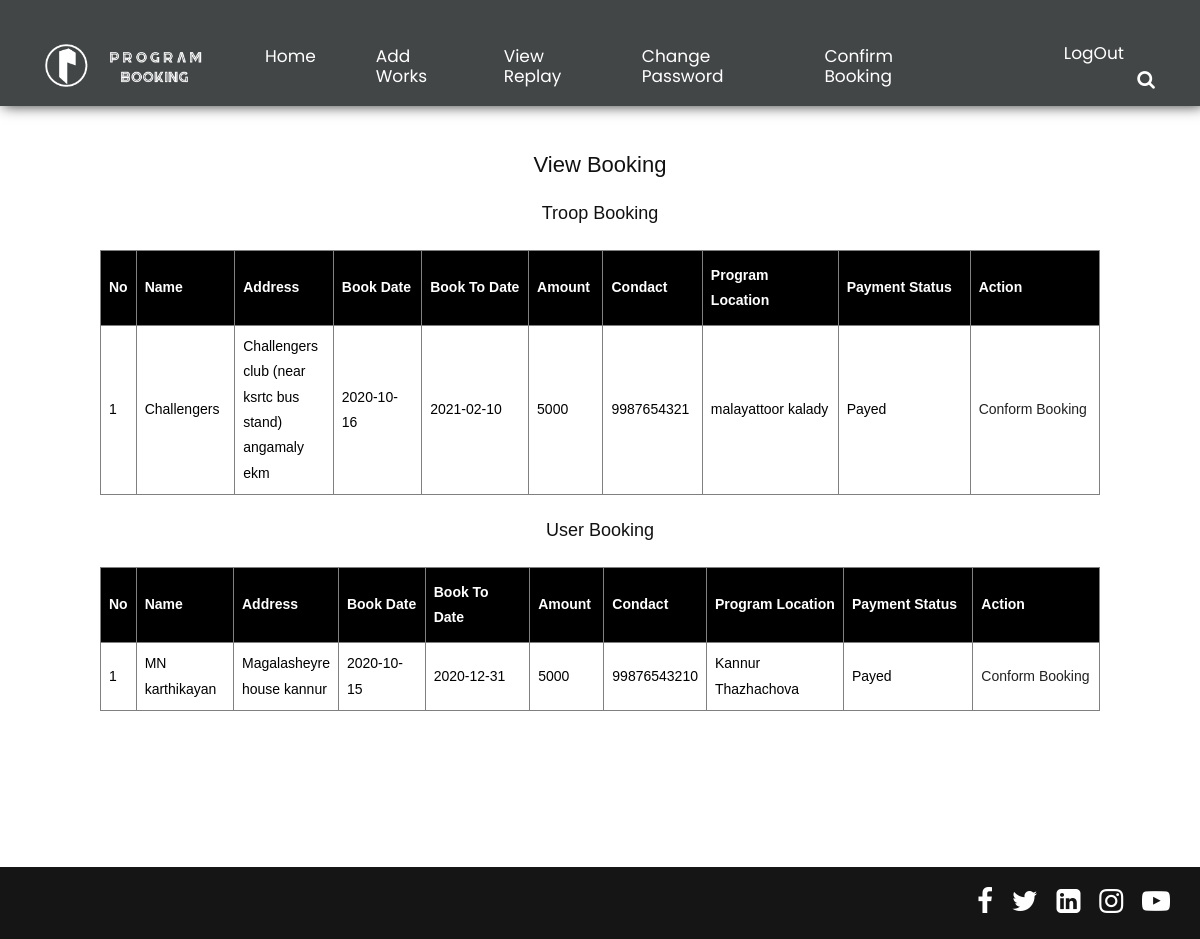
/Program-Booking/Artist/ViewBooking.php (signed in), run on the app's committed database.
### tables this page shows
CREATE TABLE `tbl_artistbook` (
  `arbook_id` int(50) NOT NULL auto_increment,
  `artist_id` int(50) NOT NULL,
  `troup_id` int(50) NOT NULL,
  `user_id` int(11) NOT NULL,
  `artistbook_date` date NOT NULL,
  `artistbook_todate` date NOT NULL,
  `arbook_totalamt` varchar(50) NOT NULL,
  `arbook_status` int(50) NOT NULL,
  `condact` varchar(50) NOT NULL,
  `pgm_loc` varchar(50) NOT NULL,
  `arbook_paystatus` int(11) NOT NULL,
  PRIMARY KEY  (`arbook_id`)
);

CREATE TABLE `tbl_troop` (
  `troop_id` int(50) NOT NULL auto_increment,
  `troop_name` varchar(50) NOT NULL,
  `troop_condact` varchar(50) NOT NULL,
  `troop_email` varchar(50) NOT NULL,
  `troop_address` varchar(500) NOT NULL,
  `troop_image` varchar(50) NOT NULL,
  `troop_proof` varchar(50) NOT NULL,
  `place_id` int(50) NOT NULL,
  `troop_usname` varchar(50) NOT NULL,
  `troop_password` varchar(50) NOT NULL,
  `troop_repassword` varchar(50) NOT NULL,
  `troop_status` int(11) NOT NULL,
  PRIMARY KEY  (`troop_id`)
);

CREATE TABLE `tbl_user` (
  `user_id` int(50) NOT NULL auto_increment,
  `us_name` varchar(50) NOT NULL,
  `user_condact` varchar(50) NOT NULL,
  `user_email` varchar(50) NOT NULL,
  `user_address` varchar(500) NOT NULL,
  `user_name` varchar(50) NOT NULL,
  `user_password` varchar(50) NOT NULL,
  `user_repassword` varchar(50) NOT NULL,
  PRIMARY KEY  (`user_id`)
);

### Program-Booking/Artist/ViewBooking.php (the view, shortened to what this page needs)
<!DOCTYPE html PUBLIC "-//W3C//DTD XHTML 1.0 Transitional//EN" "http://www.w3.org/TR/xhtml1/DTD/xhtml1-transitional.dtd">
<html xmlns="http://www.w3.org/1999/xhtml">
<head>
<?php include("Template/Header.php") ?>
</head>
<div class="main_form"  align="center" id="tab">
<br><br><br><br><br><br>
<h2>View Booking</h2>
<br>
<body>
<form id="request" name="form1" method="post" action="">
<table width="1000" border="1">
<h3>Troop Booking</h3>
<br>
  <tr>
    <th width="30">No</th>
    <th width="101">Name</th>
    <th width="101">Address</th>
    <th width="101">Book Date</th>
    <th width="126">Book To Date</th>
    <th width="76">Amount</th>
    <th width="101">Condact </th>
    <th width="152">Program Location</th>
    <th width="152">Payment Status</th>
    <th width="150">Action</th>
  </tr>
  <?php
  $sel="select * from tbl_artistbook a inner join tbl_troop t on t.troop_id=a.troup_id where artist_id='".$_SESSION['artistid']."' and arbook_status=0";
  $data=mysql_query($sel);
  $i=0;
  while($row=mysql_fetch_array($data))
  {
	  $i=$i+1;
  ?>
  <tr>
    <td><?php echo $i ?></td>
    <td><?php echo $row["troop_name"] ?></td>
    <td><?php echo $row["troop_address"] ?></td>
    <td><?php echo $row["artistbook_date"] ?></td>
    <td><?php echo $row["artistbook_todate"] ?></td>
    <td><?php echo $row["arbook_totalamt"] ?></td>
    <td><?php echo $row["condact"] ?></td>
    <td><?php echo $row["pgm_loc"] ?></td>
    <td><?php if($row["arbook_paystatus"]==1){ echo "Payed"; } else { echo "Not Payed"; } ?></td>
    <td> <a href="ConformBooking.php?artistbookid=<?php echo $row["arbook_id"] ?>">Conform Booking</a></td>
  </tr>
  <?php
  }
  ?>
</table>
</form>
<form id="form1" name="form1" method="post" action="">
<table width="1000" border="1">
<br>
<h3>User Booking</h3>
<br>
  <tr>
     <th width="30">No</th>
    <th width="101">Name</th>
    <th width="101">Address</th>
    <th width="101">Book Date</th>
    <th width="126">Book To Date</th>
    <th width="76">Amount</th>
    <th width="101">Condact </th>
    <th width="152">Program Location</th>
    <th width="152">Payment Status</th>
    <th width="150">Action</th>
  </tr>
  <?php
  $sel1="select * from tbl_artistbook a inner join tbl_user u on u.user_id=a.user_id where artist_id='".$_SESSION['artistid']."' and arbook_status=0";
  $data=mysql_query($sel1);
  $i=0;
  while($row=mysql_fetch_array($data))
  {
	  $i=$i+1;
  ?>
  <tr>
    <td><?php echo $i ?></td>
    <td><?php echo $row["user_name"] ?></td>
    <td><?php echo $row["user_address"] ?></td>
    <td><?php echo $row["artistbook_date"] ?></td>
    <td><?php echo $row["artistbook_todate"] ?></td>
    <td><?php echo $row["arbook_totalamt"] ?></td>
    <td><?php echo $row["condact"] ?></td>
    <td><?php echo $row["pgm_loc"] ?></td>
    <td><?php if($row["arbook_paystatus"]==1){ echo "Payed"; } else { echo "Not Payed"; } ?></td>
    <td> <a href="ConformBooking.php?artistbookid=<?php echo $row["arbook_id"] ?>">Conform Booking</a></td>
  </tr>
  <?php
  }
  ?>
</table>
</form>
</body>
</div>
<br><br><br>
<?php include("Template/Footer.php") ?>
</html>

### Program-Booking/Artist/Template/css/style.css (style rules this page uses)
body { color: #666666; font-size: 14px; font-family: 'Poppins', sans-serif; line-height: 1.80857; font-weight: normal; }
a { color: #1f1f1f; text-decoration: none !important; outline: none !important; -webkit-transition: all .3s ease-in-out; -moz-transition: all .3s ease-in-out; -ms-transition: all .3s ease-in-out; -o-transition: all .3s ease-in-out; transition: all .3s ease-in-out; }
h1, h2, h3, h4, h5, h6 { letter-spacing: 0; font-weight: normal; position: relative; padding: 0; font-weight: normal; line-height: normal; color: #111111; margin: 0 }
h2 { font-size: 22px }
h3 { font-size: 18px }
*, *::after, *::before { -webkit-box-sizing: border-box; -moz-box-sizing: border-box; box-sizing: border-box; }
a { color: #222222; text-decoration: none; outline: none !important; }
a, .btn { text-decoration: none !important; outline: none !important; -webkit-transition: all .3s ease-in-out; -moz-transition: all .3s ease-in-out; -ms-transition: all .3s ease-in-out; -o-transition: all .3s ease-in-out; transition: all .3s ease-in-out; }
#request *::placeholder { color: #888888; opacity: 1; }

### Program-Booking/Artist/Template/form.css (style rules this page uses)
#tab { font-family: "Trebuchet MS", Arial, Helvetica, sans-serif; border-collapse: collapse; width: 100%; }
#tab td, #tab th { padding: 8px; color: #000; }
#tab th { padding-top: 12px; padding-bottom: 12px; text-align: left; background-color: #000; color: white; }

### data on the page
tbl_artistbook: tbl_troop.troop_name "Challengers", tbl_troop.troop_address "Challengers club (near ksrtc bus stand) angamaly ekm", artistbook_date "2020-10-16", artistbook_todate "2021-02-10", arbook_totalamt "5000", condact "9987654321", pgm_loc "malayattoor kalady", arbook_paystatus "Payed"
tbl_artistbook: user.user_name "MN karthikayan", user.user_address "Magalasheyre house kannur", artistbook_date "2020-10-15", artistbook_todate "2020-12-31", arbook_totalamt "5000", condact "99876543210", pgm_loc "Kannur Thazhachova", arbook_paystatus "Payed"
